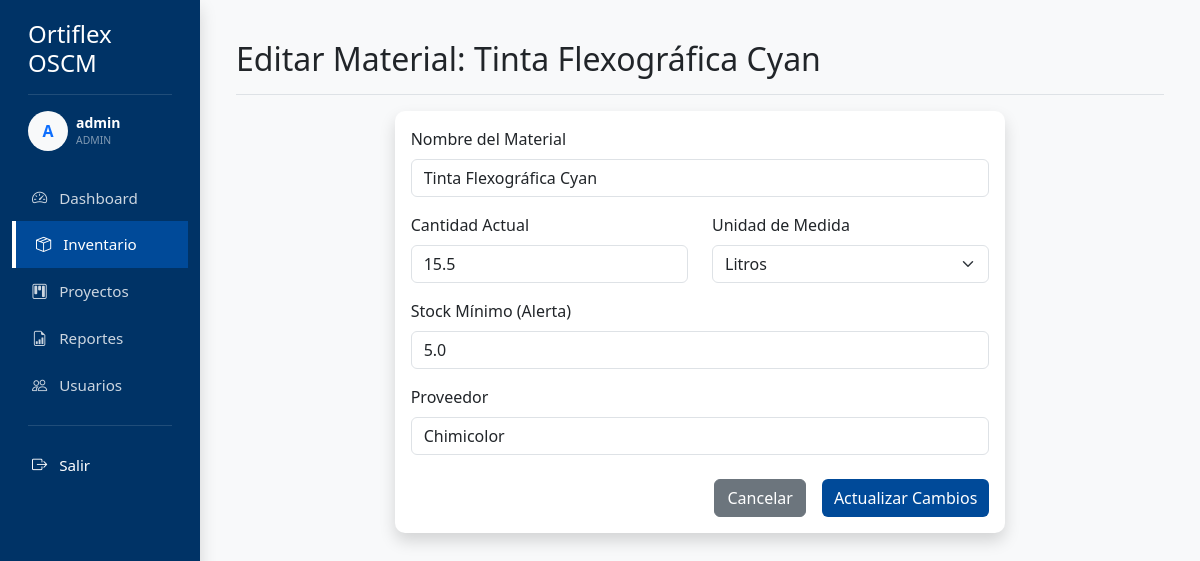
/inventory/1/edit (signed in), run on the app's committed database.
### app/models.py (models this page shows)
class User(db.Model, UserMixin):
    id = db.Column(db.Integer, primary_key=True)
    username = db.Column(db.String(20), unique=True, nullable=False)
    email = db.Column(db.String(120), unique=True, nullable=False)
    password = db.Column(db.String(60), nullable=False)
    role = db.Column(db.String(20), nullable=False, default='Usuario') # Admin, Soporte, Operativo
    can_manage_inventory = db.Column(db.Boolean, default=True)
    can_manage_projects = db.Column(db.Boolean, default=True)
    can_view_reports = db.Column(db.Boolean, default=True)
    can_manage_users = db.Column(db.Boolean, default=False)
    activity = db.relationship('UserActivity', backref='user', lazy=True)

class Material(db.Model):
    id = db.Column(db.Integer, primary_key=True)
    name = db.Column(db.String(100), nullable=False)
    quantity = db.Column(db.Float, nullable=False, default=0)
    min_stock = db.Column(db.Float, nullable=False, default=10)
    unit = db.Column(db.String(20), nullable=False) # kg, m, units, etc.
    supplier = db.Column(db.String(100))
    is_deleted = db.Column(db.Boolean, default=False, nullable=False)
    movements = db.relationship('InventoryMovement', backref='material', lazy=True)

### app/routes/inventory.py (the view, shortened to what this page needs)
@inventory.route('/inventory/<int:id>/edit', methods=['GET', 'POST'])
@login_required
def edit_material(id):
    material = Material.query.get_or_404(id)
    return render_template('inventory/edit.html', material=material)

### app/models.py (called while the page is built)
@login_manager.user_loader
def load_user(user_id):
    return User.query.get(int(user_id))

### app/templates/inventory/edit.html (shortened to what this page needs)
{% extends "base.html" %}
{% block content %}
<div class="d-flex justify-content-between flex-wrap flex-md-nowrap align-items-center pt-3 pb-2 mb-3 border-bottom">
    <h1 class="h2">Editar Material: {{ material.name }}</h1>
</div>
<div class="row justify-content-center">
    <div class="col-md-8">
        <div class="card shadow">
            <div class="card-body">
                <form method="POST">
                    <div class="mb-3">
                        <label class="form-label">Nombre del Material</label>
                        <input type="text" name="name" class="form-control" value="{{ material.name }}" required>
                    </div>
                    <div class="row">
                        <div class="col-md-6 mb-3">
                            <label class="form-label">Cantidad Actual</label>
                            <input type="number" step="0.01" name="quantity" class="form-control"
                                value="{{ material.quantity }}" required>
                        </div>
                        <div class="col-md-6 mb-3">
                            <label class="form-label">Unidad de Medida</label>
                            <select name="unit" class="form-select" required>
                                <option value="Litros" {% if material.unit=='Litros' %}selected{% endif %}>Litros
                                </option>
                            </select>
                        </div>
                    </div>
                    <div class="mb-3">
                        <label class="form-label">Stock Mínimo (Alerta)</label>
                        <input type="number" step="0.01" name="min_stock" class="form-control"
                            value="{{ material.min_stock }}" required>
                    </div>
                    <div class="mb-4">
                        <label class="form-label">Proveedor</label>
                        <input type="text" name="supplier" class="form-control" value="{{ material.supplier }}">
                    </div>
                    <div class="d-grid gap-2 d-md-flex justify-content-md-end">
                        <a href="{{ url_for('inventory.list_materials') }}"
                            class="btn btn-secondary me-md-2">Cancelar</a>
                        <button type="submit" class="btn btn-primary">Actualizar Cambios</button>
                    </div>
                </form>
            </div>
        </div>
    </div>
</div>
{% endblock %}

### app/templates/base.html (shortened to what this page needs)
<!DOCTYPE html>
<html lang="es">
<head>
    <link href="https://cdn.jsdelivr.net/npm/bootstrap@5.3.0/dist/css/bootstrap.min.css" rel="stylesheet">
    <link rel="stylesheet" href="https://cdn.jsdelivr.net/npm/bootstrap-icons@1.11.1/font/bootstrap-icons.css">
</head>
<body>
    <div class="container-fluid">
        <div class="row">
            {% if current_user.is_authenticated %}
            <div class="col-md-2 d-none d-md-block sidebar shadow">
                <div class="px-3 mb-4">
                    <h4 class="mb-0">Ortiflex OSCM</h4>
                    <hr class="text-white-50">
                    <div class="d-flex align-items-center mb-3">
                        <div class="bg-light text-primary rounded-circle d-flex align-items-center justify-content-center me-2"
                            style="width: 40px; height: 40px; font-weight: bold;">
                            {{ current_user.username[:1].upper() }}
                        </div>
                        <div class="overflow-hidden">
                            <div class="small fw-bold text-white text-truncate">{{ current_user.username }}</div>
                            <div class="extra-small text-white-50 text-uppercase" style="font-size: 0.65rem;">{{
                                current_user.role }}</div>
                        </div>
                    </div>
                </div>
                <a href="{{ url_for('main.dashboard') }}"
                    class="{% if request.endpoint == 'main.dashboard' %}active{% endif %}">
                    <i class="bi bi-speedometer2 me-2"></i> Dashboard
                </a>
                {% if current_user.can_manage_inventory %}
                <a href="{{ url_for('inventory.list_materials') }}"
                    class="{% if 'inventory' in request.endpoint %}active{% endif %}">
                    <i class="bi bi-box-seam me-2"></i> Inventario
                </a>
                {% endif %}
                {% if current_user.can_manage_projects %}
                <a href="{{ url_for('projects.list_projects') }}"
                    class="{% if 'projects' in request.endpoint %}active{% endif %}">
                    <i class="bi bi-kanban me-2"></i> Proyectos
                </a>
                {% endif %}
                {% if current_user.can_view_reports %}
                <a href="{{ url_for('reports.search') }}"
                    class="{% if 'reports' in request.endpoint %}active{% endif %}">
                    <i class="bi bi-file-earmark-bar-graph me-2"></i> Reportes
                </a>
                {% endif %}
                {% if current_user.can_manage_users %}
                <a href="{{ url_for('users.list_users') }}"
                    class="{% if 'users' in request.endpoint %}active{% endif %}">
                    <i class="bi bi-people me-2"></i> Usuarios
                </a>
                {% endif %}
                <div class="mt-auto mb-4">
                    <hr class="mx-3 text-white-50">
                    <a href="{{ url_for('auth.logout') }}" class="text-white">
                        <i class="bi bi-box-arrow-right me-2"></i> Salir
                    </a>
                </div>
            </div>
            {% endif %}
            <div class="col">
                <div class="mt-4 px-md-4">
                    {% block content %}{% endblock %}
                </div>
            </div>
        </div>
    </div>
</body>
</html>

### app/templates/base.html (style rules this page uses)
:root { --primary-blue: #004a99; --secondary-blue: #003366; --light-bg: #f8f9fa; }
body { background-color: var(--light-bg); font-family: 'Segoe UI', Tahoma, Geneva, Verdana, sans-serif; }
.sidebar { min-height: 100vh; background-color: var(--secondary-blue); color: white; padding-top: 20px; display: flex; flex-direction: column; position: sticky; top: 0; }
.sidebar a { color: rgba(255, 255, 255, 0.8); text-decoration: none; padding: 12px 20px; display: block; transition: all 0.3s; font-size: 0.95rem; }
.sidebar a.active { background-color: var(--primary-blue); color: white; border-left: 4px solid #fff; }
.card { border: none; border-radius: 10px; box-shadow: 0 4px 6px rgba(0, 0, 0, 0.1); }
.btn-primary { background-color: var(--primary-blue); border: none; }

### data on the page
User: username "A", username "admin", role "ADMIN"
Material: name "Tinta Flexográfica Cyan", quantity "15.5", unit "Litros", min_stock "5.0", supplier "Chimicolor"
